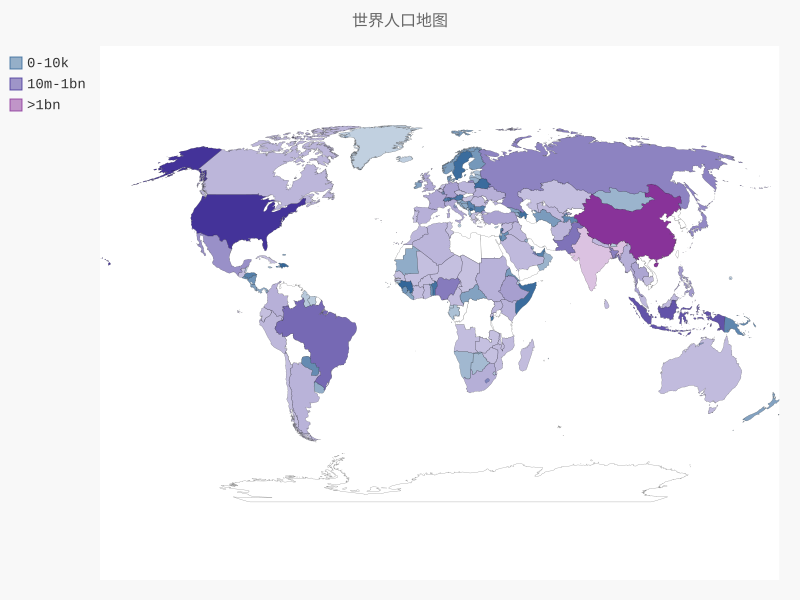

Recreate this plot in Python.
import json
from country_codes import get_country_code
import pygal
from pygal.style import RotateStyle
from pygal.style import LightColorizedStyle


filename = 'population_data.json'

with open(filename) as f:
	pop_data = json.load(f)


dictPop = {}
for dict in pop_data:
	if dict['Year'] == '2010':
		countryname = dict['Country Name']
		population = int(float(dict['Value']))
		code = get_country_code(countryname)
		if code:
			dictPop[code] = population


dictPop1,dictPop2,dictPod3 = {},{},{}

for cc,pop in dictPop.items():
	if pop<10000000:
		dictPop1[cc] = pop
	elif pop<1000000000:
		dictPop2[cc] = pop
	else:
		dictPod3[cc] = pop


c_style = RotateStyle('#336699',base_style = LightColorizedStyle)
wm = pygal.maps.world.World(style = c_style)
wm.title = '世界人口地图'
wm.add('0-10k',dictPop1)
wm.add('10m-1bn',dictPop2)
wm.add('>1bn',dictPod3)
wm.render_to_file('world_population.svg')
